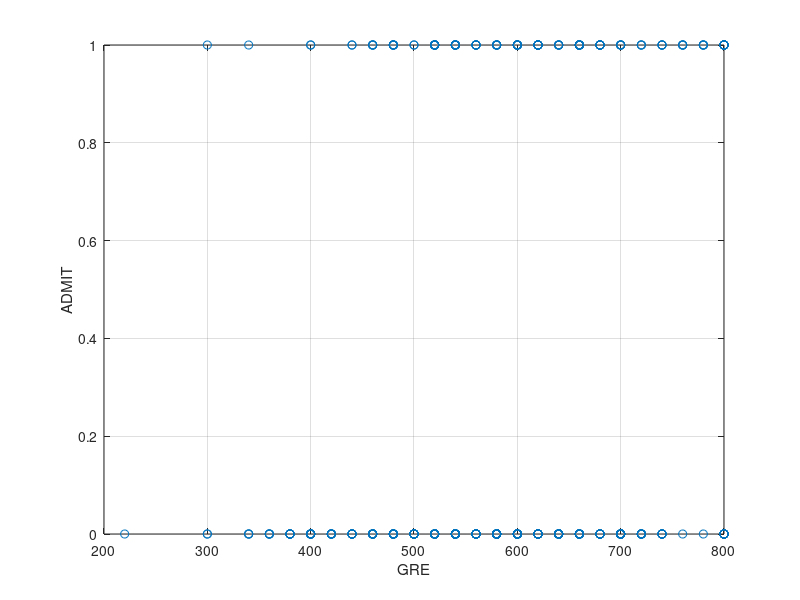
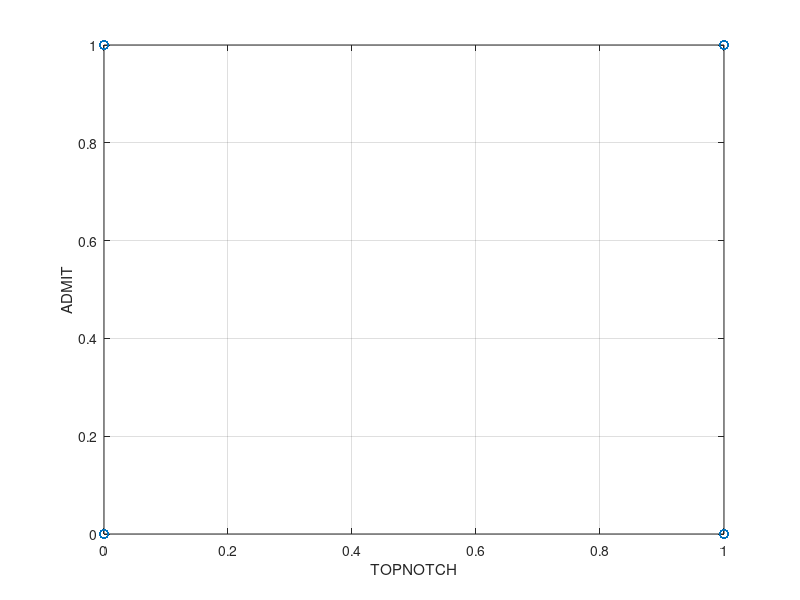
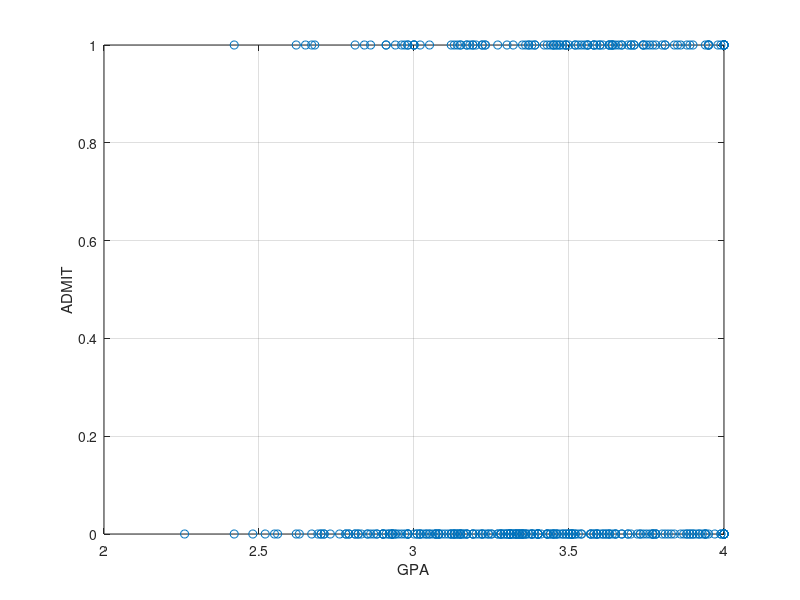

Recreate these plots in MATLAB, in order. (Note: this script raises an error after producing the figures.)
%% KMA/MME Logit & Probit

% Clear Sequence
clear all, close all %#ok<CLALL>

% Wait 0.01s (sometimes, clear all does not delete everything)
pause(0.01)

%% Load Data

% ADMIT - bin�rn� p�ijat/nep�ijat
% GRE (Graduate Rocord Exam Scores) v�sledky z�v�re�n�ho hodnocen� na S�
% TOPNOTCH - Pat�� �kola mezi TOP
% GPA (Grade Point Average)

% �kol: sestavit model popisuj�c� �ance p�ijet� studenta na V� a odhadn�te
% parametry modelu pomoc�: probit, logit a metodou minimalizace kvadr�t�
% odchylek

input = importdata('data04_01.txt');

y = input.data(:, 1);
X = input.data(:, 2:end);

x1 = input.data(:, 2);
x2 = input.data(:, 3);
x3 = input.data(:, 4);

%% Plot 'Em All

figure
plot(x1, y, 'o'), grid on
xlabel('GRE'), ylabel('ADMIT');
saveas(gcf, '1', 'epsc');

figure
plot(x2, y, 'o'), grid on
xlabel('TOPNOTCH'), ylabel('ADMIT');
saveas(gcf, '2', 'epsc');

figure
plot(x3, y, 'o'), grid on
xlabel('GPA'), ylabel('ADMIT');
saveas(gcf, '3', 'epsc');

% Z pohledu na data zjist�me, �e 2. prom�nn� je nic ne��kaj�c�, tud�� by
% bylo vhodn� ji z modelu vy�adit

%% Line�rn� regresn� model

stats = regstats(y, X, 'linear');

% Testov�n� vhodnosti modelu pomoc� F-testu
% H0: V�echny beta = 0, HA: alespo� 1 je r�zn� od 0
F_statistika = stats.fstat.pval; 
disp(F_statistika)

% V�sledek: men�� ne� alpha => zam�t�m H0, tud�� model m� smysl

% Test, zda jsou jednotliv� koeficienty vhodn� do modelu, pomoc� t-testu
% H0: koeficient = 0
t_statistika = stats.tstat.pval;
disp(t_statistika)

% V�sledek: vektor p-hodnot ka�d�ho koef. beta modelu, hodnoty vy��� ne� 5%
% vedou k zam�tnut� H0 hypot�zy a zna�� statistickou insignifikanci dan�ho
% parametru. V tomto p��pad� je 3. hodnota vy��� ne� hladina alfa, tud��
% bychom ji m�li z modelu vy�adit

%% Logit & Probit Regrese X1

figure
plot(x1, y, 'o'), grid on, hold on
xlabel('GRE'), ylabel('ADMIT');
saveas(gcf, '4', 'epsc');

% pomocn� prostor pro vykreslen� spojit� funkce
xx = linspace(floor(min(x1)), ceil(max(x1)));

% Probit (glmfit p�id� jednotkov� sloupec automaticky)
[x1B_probit, x1Dev_probit, x1Stats_probit] = glmfit(x1, y, 'binomial', 'link', 'probit');

% x1B_probit: Odhad koeficient�
% x1Dev_probit: Rezisu�ln� sou�et �tverc�
% x1Stats_probit: Souhrnn� statistiky

% Plot Probit
plot(xx, glmval(x1B_probit, xx, 'probit'), '-r');
saveas(gcf, '5', 'epsc');

% Interpretace: p�i maxim�ln�m po�tu bod� v datech m�me st�le jen 50% �anci
% na p�ijet�

% Logit
[x1B_logit, x1Dev_logit, x1Stats_logit] = glmfit(x1, y, 'binomial', 'link', 'logit');

% Plot Logit
plot(xx, glmval(x1B_logit, xx, 'logit'), '-g');
saveas(gcf, '6', 'epsc');

% Klasick� metoda nejmen��ch �tverc�
[x1B_mnc, x1Dev_mnc, x1Stats_mnc] = glmfit(x1, y, 'binomial', 'link', 'identity');
plot(xx, glmval(x1B_mnc, xx, 'identity'), '-b'), hold off
saveas(gcf, '7', 'epsc');

disp(x1Dev_probit)
disp(x1Dev_logit)
disp(x1Dev_mnc)

% Interpretace: Rozd�ly odchylek jsou tak mal�, �e v tomto p��pad� z�vis�
% na n�s, kterou metodu zvol�me, jinak se vol� logit/probit

%% Logit & Probit Regrese X3

figure
plot(x3, y, 'o'), grid on, hold on
xlabel('GPA'), ylabel('ADMIT');
saveas(gcf, '8', 'epsc');

% pomocn� prostor pro vykreslen� spojit� funkce
xx = linspace(floor(min(x3)), ceil(max(x3)));

% Probit (glmfit p�id� jednotkov� sloupec automaticky)
[x3B_probit, x3Dev_probit, x3Stats_probit] = glmfit(x3, y, 'binomial', 'link', 'probit');

% Plot Probit
plot(xx, glmval(x3B_probit, xx, 'probit'), '-r')
saveas(gcf, '9', 'epsc');

% Logit
[x3B_logit, x3Dev_logit, x3Stats_logit] = glmfit(x3, y, 'binomial', 'link', 'logit');

% Plot Logit
plot(xx, glmval(x3B_logit, xx, 'logit'), '-g')
saveas(gcf, '10', 'epsc');

% Klasick� metoda nejmen��ch �tverc�
[x3B_mnc, x3Dev_mnc, x3Stats_mnc] = glmfit(x3, y, 'binomial', 'link', 'identity');
plot(xx, glmval(x3B_mnc, xx, 'identity'), '-b'), hold off
saveas(gcf, '11', 'epsc');

disp(x3Dev_probit)
disp(x3Dev_logit)
disp(x3Dev_mnc)

%% Model v z�vislosti na x1 a x3

Xnew = [x1, x3];

% Probit (glmfit p�id� jednotkov� sloupec automaticky)
[x13B_probit, x13Dev_probit, x13Stats_probit] = glmfit(Xnew, y, 'binomial', 'link', 'probit');

% Logit
[x13B_logit, x13Dev_logit, x13Stats_logit] = glmfit(Xnew, y, 'binomial', 'link', 'logit');

% Klasick� metoda nejmen��ch �tverc�
[x13B_mnc, x13Dev_mnc, x13Stats_mnc] = glmfit(Xnew, y, 'binomial', 'link', 'identity');

disp(x13Dev_probit)
disp(x13Dev_logit)
disp(x13Dev_mnc)